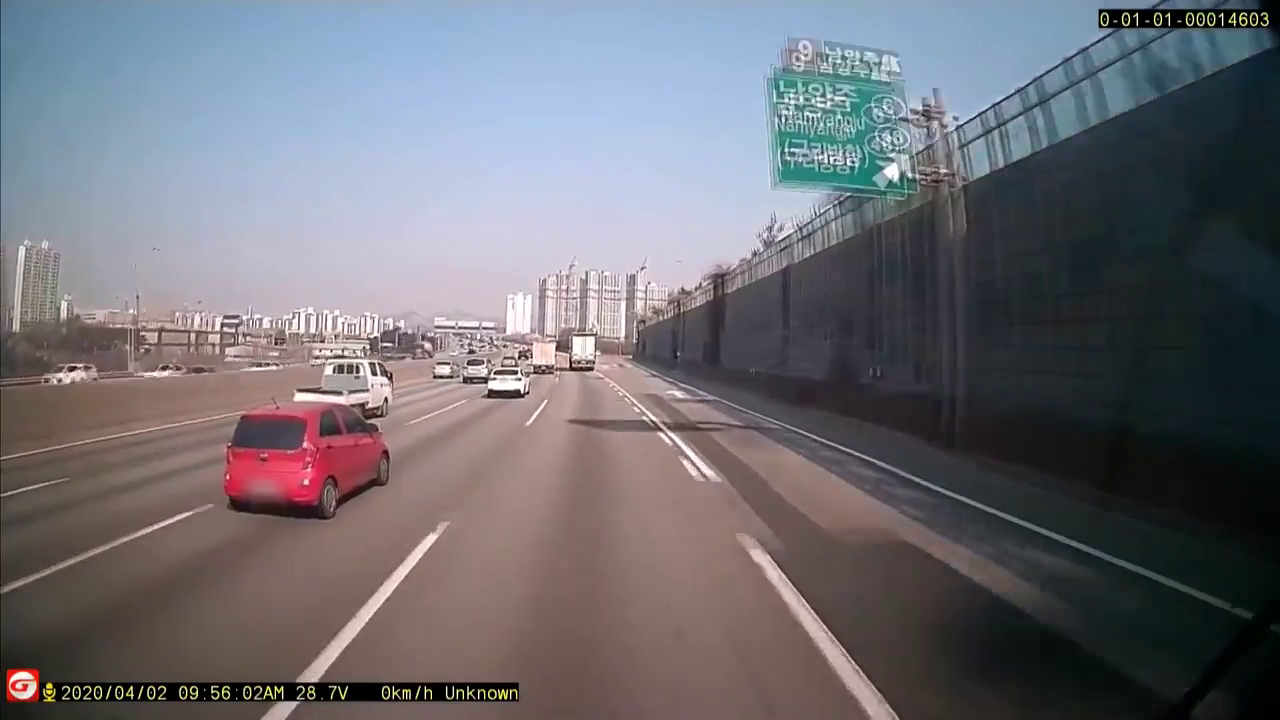
#> input picture frame 49 of html - 태형/video/123.mp4, 1280 x 720 px, given in place of 11.mp4, which was not available
$ python '차선 인식 ver2.py'
#> lines starting #> are read from the running program, lines starting #| are printed output that depends on the picture; after the words box and inside, x2 and y2 are one past the last pixel; in counts of white or black regions, pixels touching at a corner belong together; pictures that were not available may be replaced by others from this repository, and a replacement may not be noted
# 차선인식 동영상


# 앞부분이 한정되어 있음
# https://blog.naver.com/windowsub0406/220893893795

# -*- coding: cp949 -*-
# -*- coding: utf-8 -*-
import cv2 # opencv 사용
import numpy as np

def region_of_interest(img, vertices, color3=(255,255,255), color1=255): # ROI 셋팅

    mask = np.zeros_like(img) # mask = img와 같은 크기의 빈 이미지

    if len(img.shape) > 2: # Color 이미지(3채널)라면 :
        color = color3
    else: # 흑백 이미지(1채널)라면 :
        color = color1

    # vertices에 정한 점들로 이뤄진 다각형부분(ROI 설정부분)을 color로 채움
    cv2.fillPoly(mask, vertices, color)

    # 이미지와 color로 채워진 ROI를 합침
    ROI_image = cv2.bitwise_and(img, mask)
    return ROI_image

def mark_img(img, blue_threshold=200, green_threshold=200, red_threshold=200): # 흰색 차선 찾기

    #  BGR 제한 값
    bgr_threshold = [blue_threshold, green_threshold, red_threshold]

    # BGR 제한 값보다 작으면 검은색으로
    thresholds = (image[:,:,0] < bgr_threshold[0]) \
                | (image[:,:,1] < bgr_threshold[1]) \
                | (image[:,:,2] < bgr_threshold[2])
    mark[thresholds] = [0,0,0]
    return mark

cap = cv2.VideoCapture("C:/Users/user/Downloads/11.mp4") # 동영상 불러오기

while(cap.isOpened()):
    ret, image = cap.read()
#> image is the input picture: shape (720, 1280, 3); mean B, G, R 115.7, 109.1, 110.2

    if ret == True :
        image = cv2.resize(image, (1280, 720))
        height, width = image.shape[:2] # 이미지 높이, 너비
#> height = 720; width = 1280

        # 사다리꼴 모형의 Points
        vertices = np.array([[(50,height),(width/2-45, height/2+60), (width/2+45, height/2+60), (width-50,height)]], dtype=np.int32)
        roi_img = region_of_interest(image, vertices, (0,0,255)) # vertices에 정한 점들 기준으로 ROI 이미지 생성
#> in region_of_interest, `cv2.fillPoly(mask, vertices, color)`:
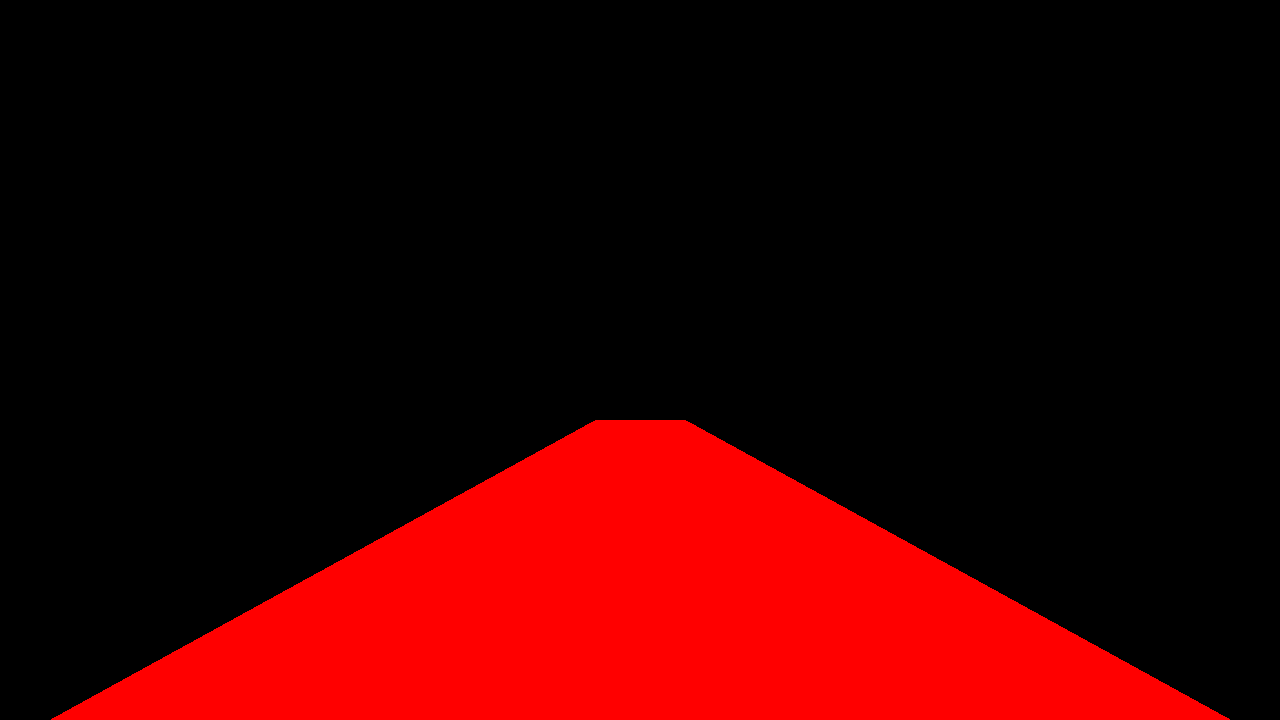
#> mask: shape (720, 1280, 3); mean of channels 0, 1, 2 0, 0, 52.8; drawn as B, G, R

        mark = np.copy(roi_img) # roi_img 복사
        mark = mark_img(roi_img) # 흰색 차선 찾기
#> in mark_img, `thresholds = (image[:,:,0] < bgr_threshold[0]) \ | (image[:,:,1] < bgr..`:
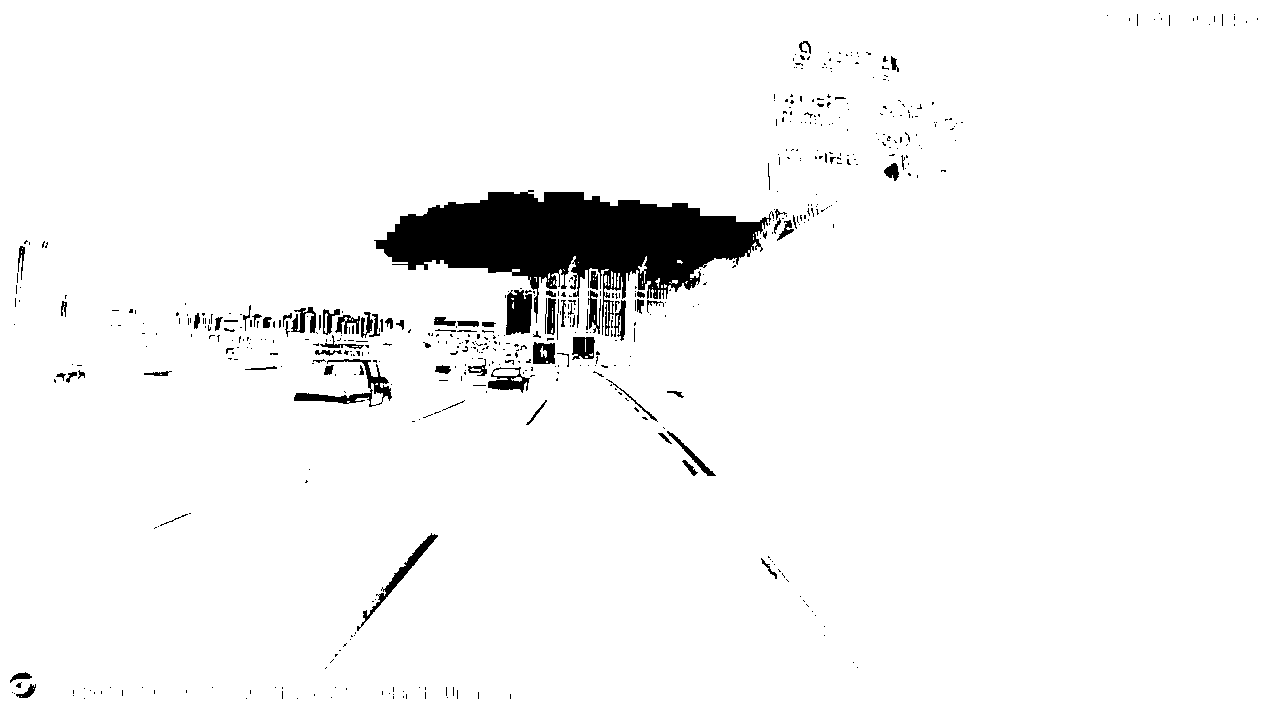
#> thresholds: shape (720, 1280) bool; 95.9% white; 569 black regions (480 under 20 px), largest, box (x1, y1, x2, y2) and area: (374, 190, 774, 336) 25694, (294, 359, 392, 407) 1048, (506, 290, 532, 335) 969

        # 흰색 차선 검출한 부분을 원본 image에 overlap 하기
        color_thresholds = (mark[:,:,0] == 0) & (mark[:,:,1] == 0) & (mark[:,:,2] > 200)
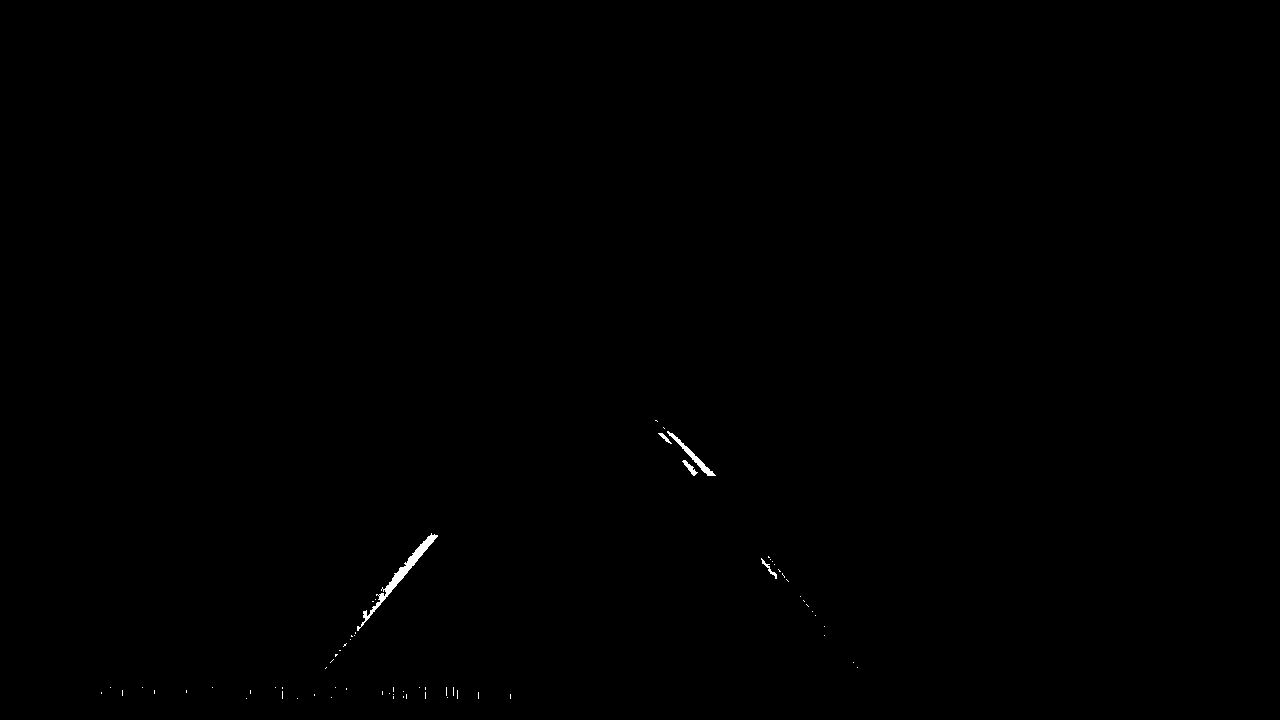
#> color_thresholds: shape (720, 1280) bool; 0.16% white; 68 white regions (63 under 20 px), largest, box (x1, y1, x2, y2) and area: (357, 533, 438, 631) 779, (667, 431, 716, 476) 299, (682, 460, 698, 476) 85, (761, 558, 777, 579) 66, (658, 433, 672, 444) 47
        image[color_thresholds] = [0,0,255]
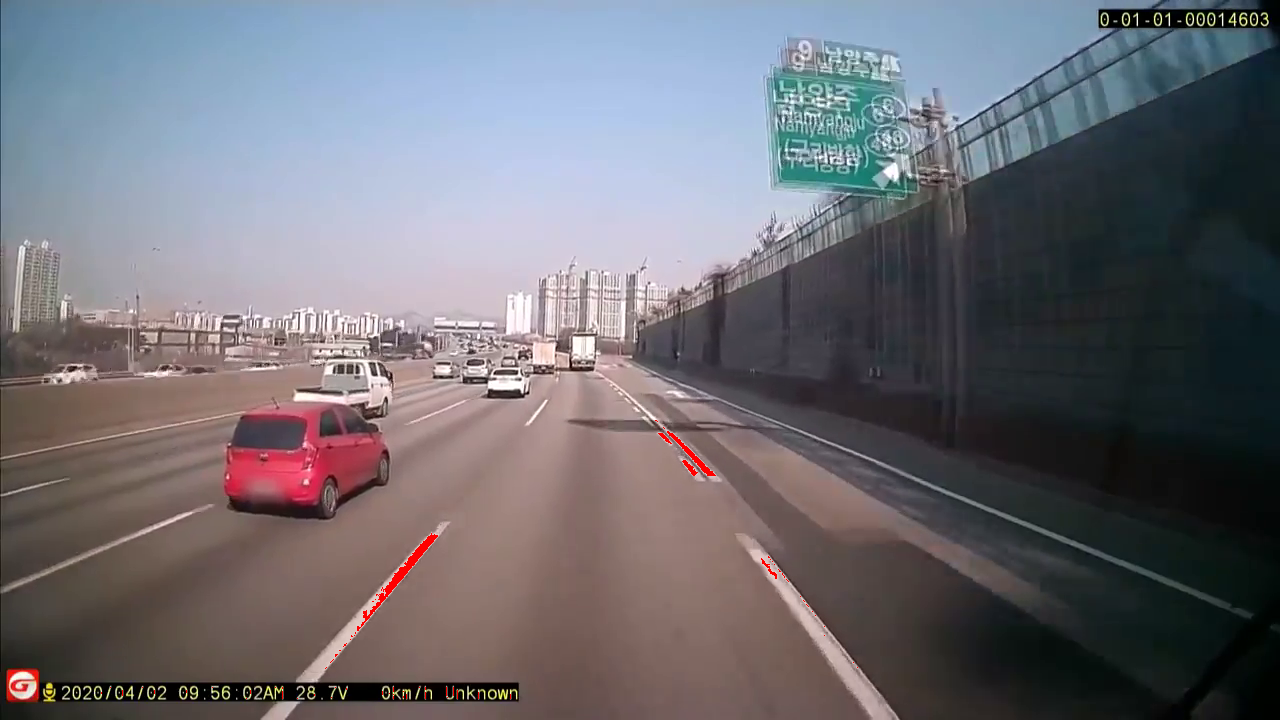
#> image: shape (720, 1280, 3); 0.16% of pixels changed, all inside (x1, y1, x2, y2) = (101, 420, 858, 699)

        cv2.imshow('results',image) # 이미지 출력
        if cv2.waitKey(1) & 0xFF == ord('q'):
#> (key q is pressed here)
            break

    else :
        break

# Release
cap.release()
cv2.destroyAllWindows()

$ run again, starting later in the video
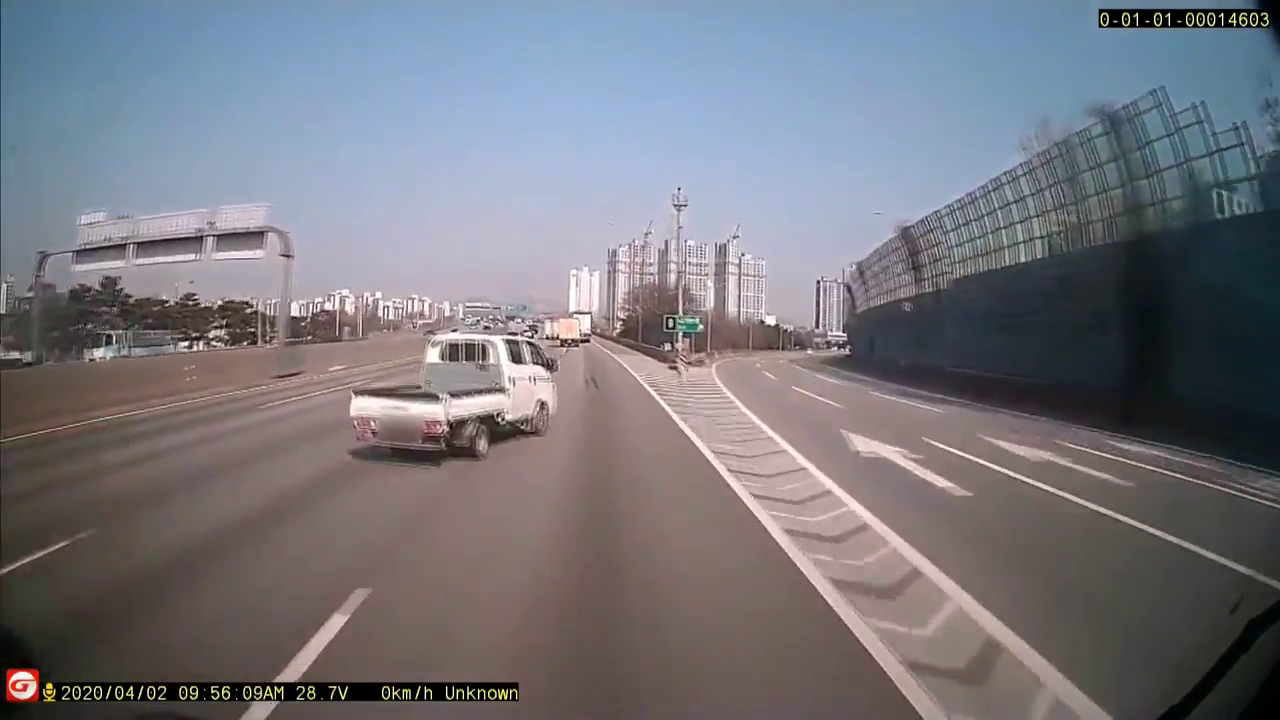
#> input picture frame 222 of html - 태형/video/123.mp4, 1280 x 720 px, given in place of 11.mp4, which was not available
#> image is the input picture: shape (720, 1280, 3); mean B, G, R 125.8, 118.2, 118.5
#> in mark_img, `thresholds = (image[:,:,0] < bgr_threshold[0]) \ | (image[:,:,1] < bgr..`:
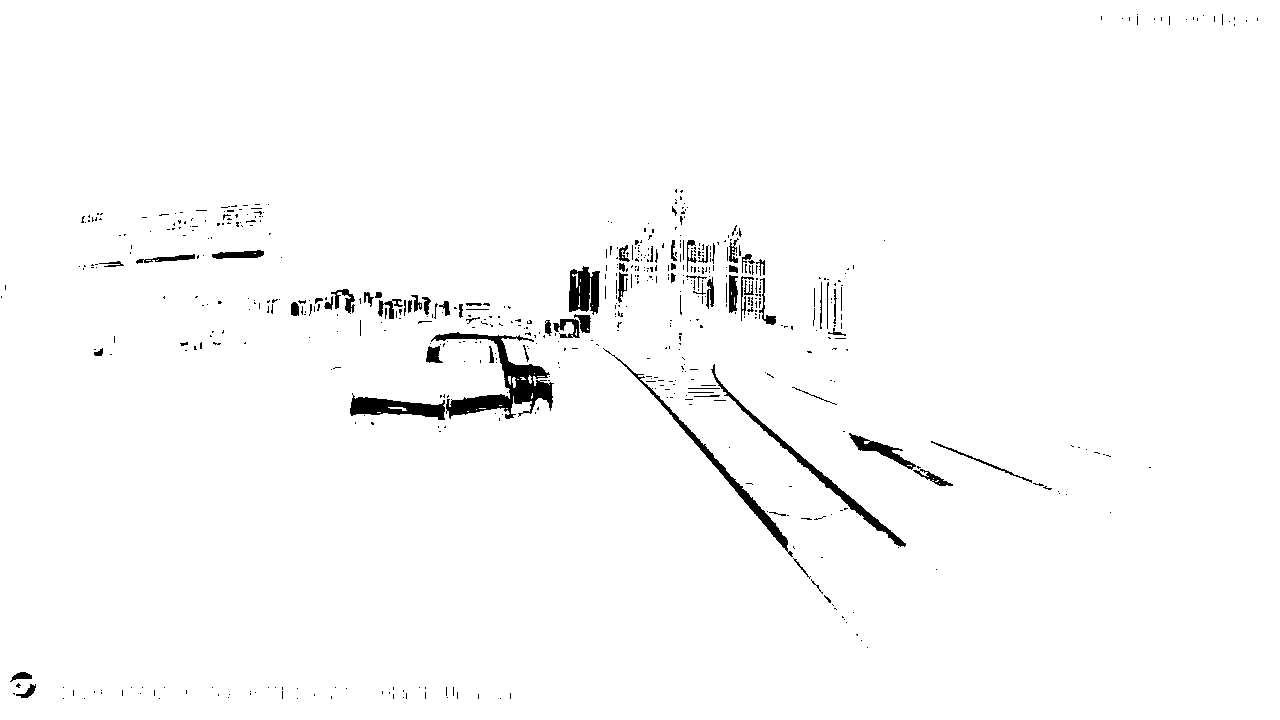
#> thresholds: shape (720, 1280) bool; 98.1% white; 606 black regions (529 under 20 px), largest, box (x1, y1, x2, y2) and area: (431, 332, 554, 419) 3072, (711, 364, 906, 547) 1492, (603, 348, 793, 557) 1475
#> color_thresholds: shape (720, 1280) bool; 0.18% white; 72 white regions (66 under 20 px), largest, box (x1, y1, x2, y2) and area: (675, 420, 793, 557) 1196, (863, 518, 906, 547) 194, (793, 558, 811, 579) 45, (811, 579, 823, 594) 25, (769, 512, 786, 516) 24, (824, 595, 831, 603) 20
#> `image[color_thresholds] = [0,0,255]`:
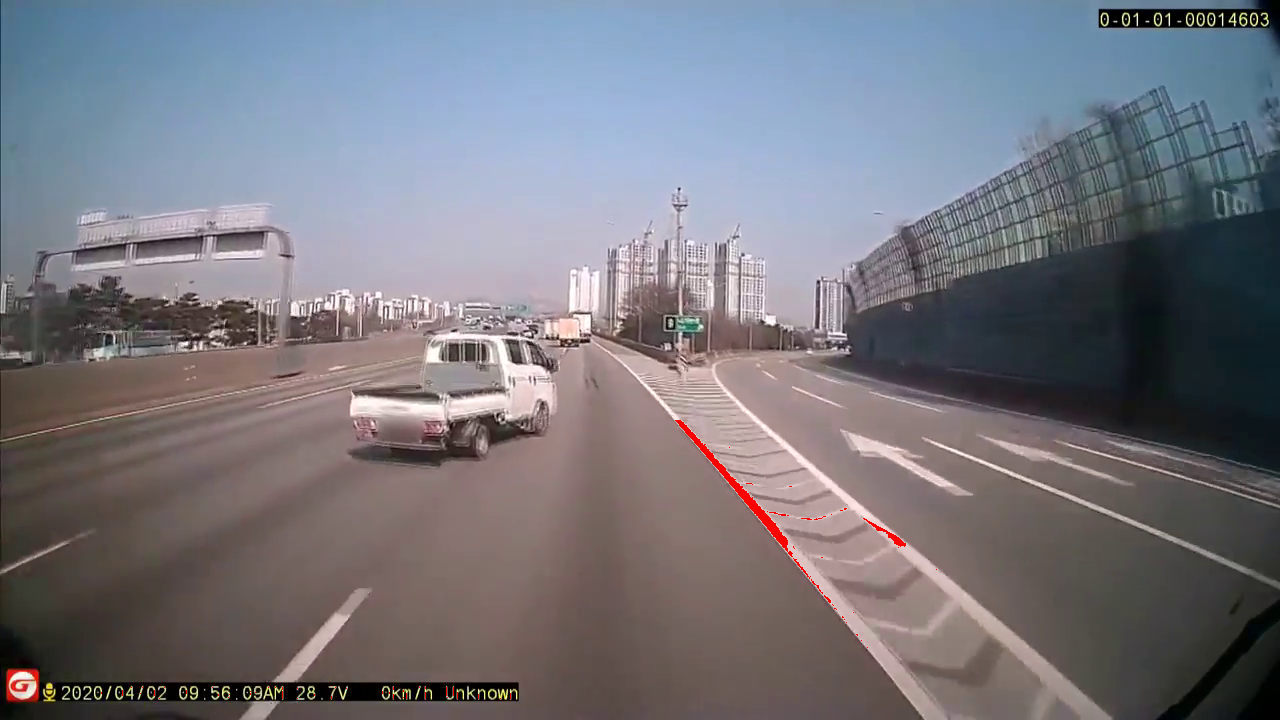
#> image: shape (720, 1280, 3); 0.18% of pixels changed, all inside (x1, y1, x2, y2) = (101, 420, 937, 699)
